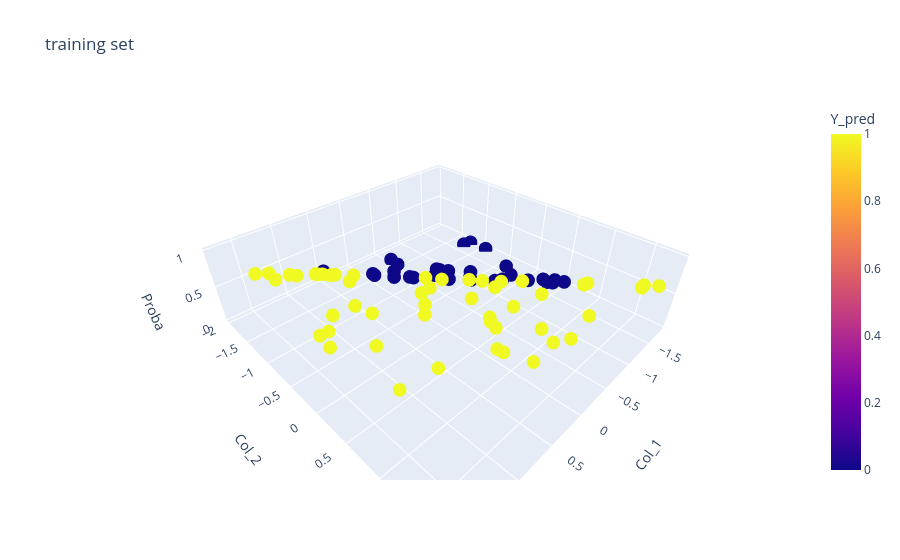

Notebook code cell kept with this figure:
### Markdown cell above
16. Plot the probabilities as a function of the variables "Col_1" and "Col_2". Change the marker color according to the values of "Y_pred".

### Code cell
# Visualize the model
# Visualize predictions on training Set
fig = px.scatter_3d(predictions_df_train, x = 'Col_1', y = 'Col_2', z = 'Proba', title = "training set", color = 'Y_pred')
fig.show()
